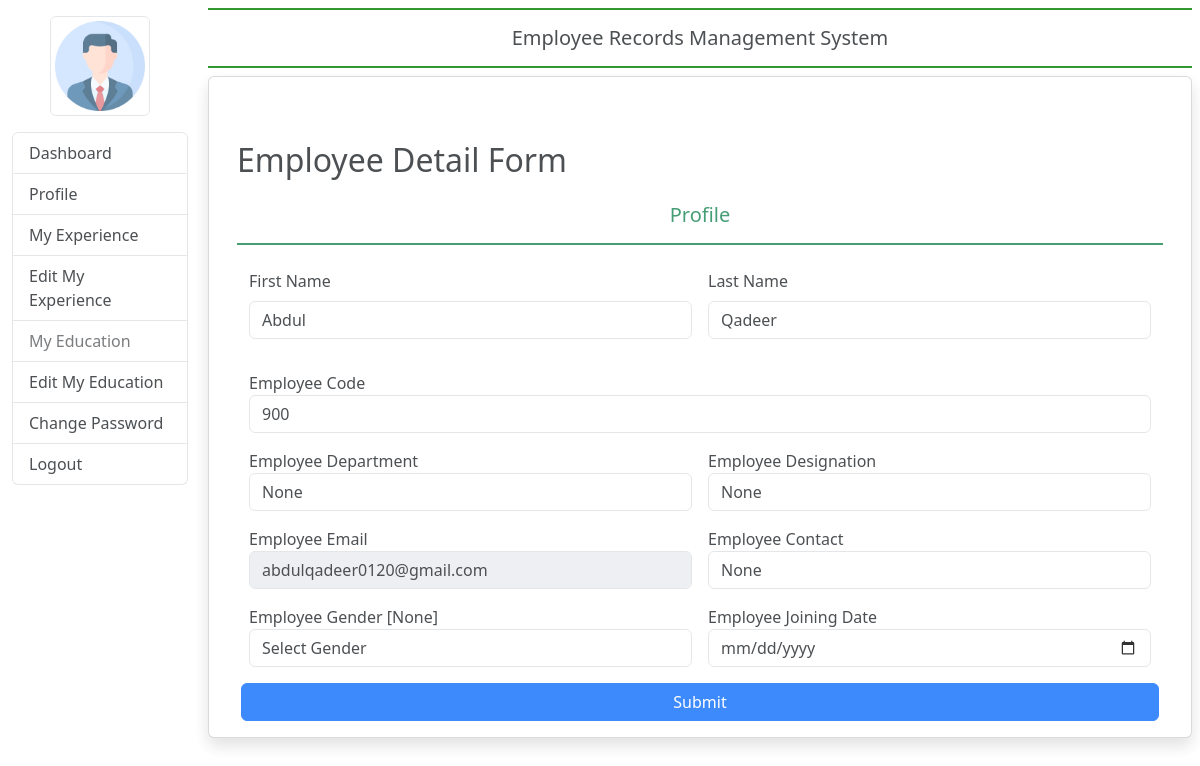
/profile/ (signed in), run on an earlier commit of the app's database.
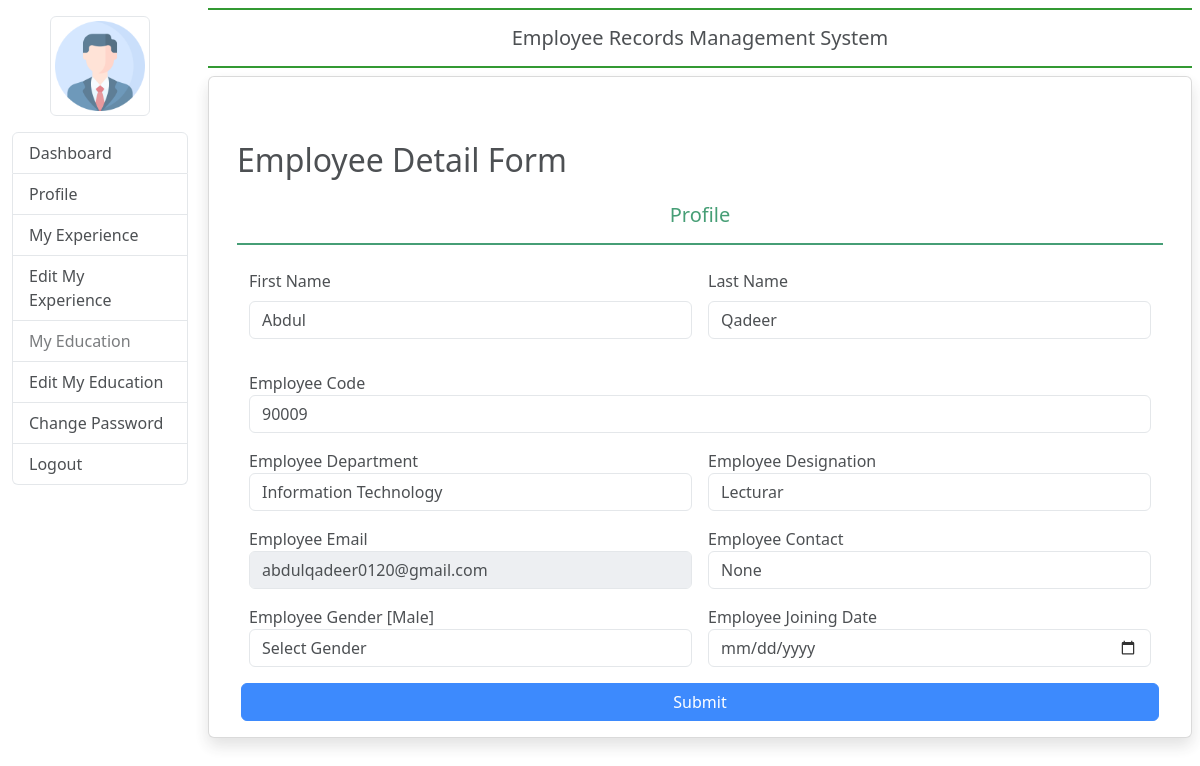
And on a later commit of the database.
### employee/models.py (models this page shows, shortened)
class EmployeeDetail(models.Model):
    user = models.ForeignKey(User,on_delete=models.CASCADE)
    employee_code = models.IntegerField(default=0)
    employee_department = models.CharField(max_length=100,null=True)
    employee_desigantion = models.CharField(max_length=100, null=True)
    employee_contact = models.CharField(max_length=100,null=True)
    employee_gender = models.CharField(max_length=50,null=True)
    employee_joining_date = models.DateField(null=True,)
    created_at = models.DateTimeField(auto_now_add=True,null=True)

### employee/views.py (the view, shortened to what this page needs)
# urls.py: path("profile/",profile,name="profile"),
def profile(request):
    if not request.user.is_authenticated:
        return redirect("employee_signin")
    user = request.user
    employee= EmployeeDetail.objects.get(user=user)
    return render(request, "employee/profile.html",{"employee":employee,"title":"Profile"})

### templates/employee/profile.html (shortened to what this page needs)
{% extends "employee/base.html" %}
{% block main %}
<div class="container mt-5">
    <h2>Employee Detail Form</h2>
    <form method="post" action="{% url "profile" %}">
        <h5 class="text-success p-3 text-center" style="border-bottom: 2px solid">Profile</h5>
        <div class="container-fluid mt-4">
            <form action="{% url 'employee_signup' %}" method="post">
                <div class="row g-3">
                    <div class="mb-3 col-6">
                        <label for="firstname" class="form-label">First Name</label>
                        <input type="text" class="form-control" placeholder="First name" name="first_name" aria-label="First name" value="{{employee.user.first_name}}">
                    </div>
                    <div class="mb-3 col-6">
                        <label for="lastname" class="form-label">Last Name</label>
                        <input type="text" class="form-control" placeholder="Last name" name="last_name" aria-label="Last name"  value="{{employee.user.last_name}}">
                    </div>
        <div class="form-group ">
            <label for="employee_code">Employee Code</label>
            <input type="number" id="employee_code" name="employee_code" class="form-control"  value="{{employee.employee_code}}">
        </div>
        <div class="form-group col-6">
            <label for="employee_department">Employee Department</label>
            <input type="text" id="employee_department" name="employee_department" class="form-control"  value="{{employee.employee_department}}">
        </div>
        <div class="form-group col-6">
            <label for="employee_desigantion">Employee Designation</label>
            <input type="text" id="employee_desigantion" name="employee_desigantion" class="form-control"  value="{{employee.employee_desigantion}}">
        </div>
        <div class="form-group col-6">
            <label for="email">Employee Email</label>
            <input type="text"  id="disabledTextInput" name="email" class="form-control" disabled readonly   value="{{employee.user.email}}">
        </div>
        <div class="form-group col-6">
            <label for="employee_contact">Employee Contact</label>
            <input type="text" id="employee_contact" name="employee_contact" class="form-control"  value="{{employee.employee_contact}}">
        </div>
        <div class="form-group col-6">
            <label for="employee_gender">Employee Gender [{{employee.employee_gender}}]</label>
            <select id="employee_gender" name="employee_gender" class="form-control">
                <option value="" disabled selected>Select Gender</option>
            </select>
        </div>
        <div class="form-group col-6">
            <label for="employee_joining_date">Employee Joining Date</label>
            <input type="date" id="employee_joining_date" name="employee_joining_date" class="form-control" value=" {{employee.employee_joining_date}}">
        </div>
        <button type="submit" class="btn btn-primary">Submit</button>
    </form>
</div>
{% endblock main %}

### templates/employee/base.html (shortened to what this page needs)
{% load static%}
<!DOCTYPE html>
<html lang="en">
  <head>
    <link
      href="https://cdn.jsdelivr.net/npm/bootstrap@5.3.3/dist/css/bootstrap.min.css"
      rel="stylesheet"
    />
    <link
      rel="stylesheet"
      href="https://cdnjs.cloudflare.com/ajax/libs/font-awesome/6.5.2/css/all.min.css"
    />
    <link rel="stylesheet" href="employee/style.css" />
  </head>
  <body>
    <div class="container-fluid">
        <div class="row">
            <div class="col-sm-2">
                <center><img src="{% static 'employee/images/profile.png' %}" width="100px" class="img-thumbnail rounded circle my-3" alt="logo" >
                </center>
                <div class="list-group">
                  <a href="#" class="list-group-item list-group-item-action ">
                    Dashboard
                  </a>
                  <a href="{% url "profile" %}" class="list-group-item list-group-item-action">Profile</a>
                  <a href="#" class="list-group-item list-group-item-action">My Experience</a>
                  <a href="#" class="list-group-item list-group-item-action">Edit My Experience</a>
                  <a href="{% url 'employee_education' %}" class="list-group-item list-group-item-action disabled">My Education</a>
                  <a href="#" class="list-group-item list-group-item-action "> Edit My Education</a>
                  <a href="#" class="list-group-item list-group-item-action "> Change Password</a>
                  <a href="{% url "employee_logout" %}" class="list-group-item list-group-item-action "> Logout</a>
                </div>
            </div>
        <div class="col-sm-10 p-0">
            <div class="container-fluid p-2">
                <h5 class="text-center p-3 font-weight-bold "style="border-bottom:2px solid green;border-top:2px solid green" >Employee Records Management System</h5>
                <div class="card shadow">
                  <div class="card-body">
                    {% block main %}{% endblock main %}
                  </div>
                </div>
            </div>
        </div>
    </div>
</div>
  </body>
</html>

### static/employee/css/style.css (style rules this page uses)
body { background-size: 100%; background-repeat: no-repeat; opacity: 0.8; }

What changed in the data, as far as the page shows it:
changed EmployeeDetail "None": employee_code "900" → "90009"; employee_department "None" → "Information Technology"; employee_desigantion "None" → "Lecturar"; employee_gender "None" → "Male"
